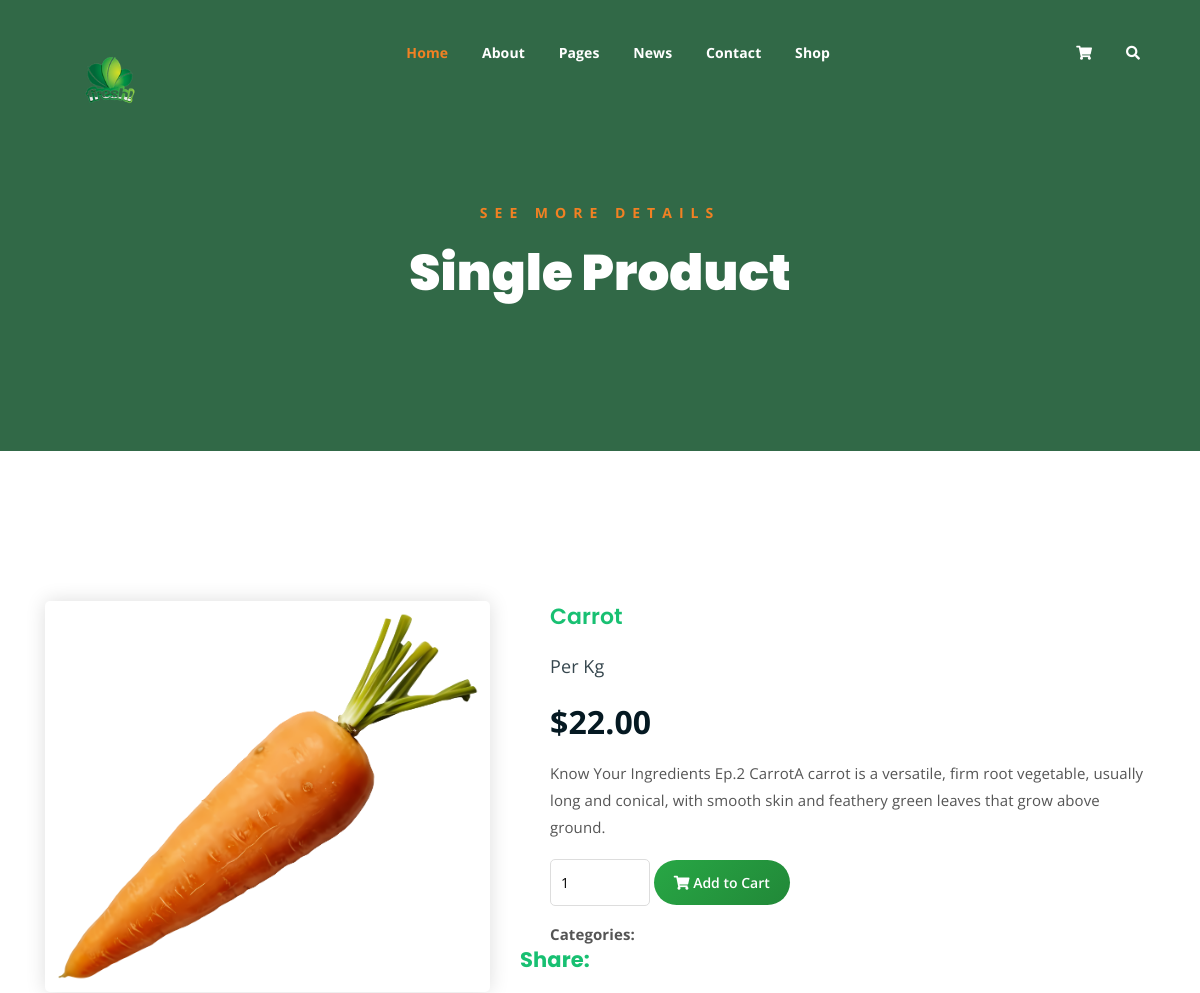
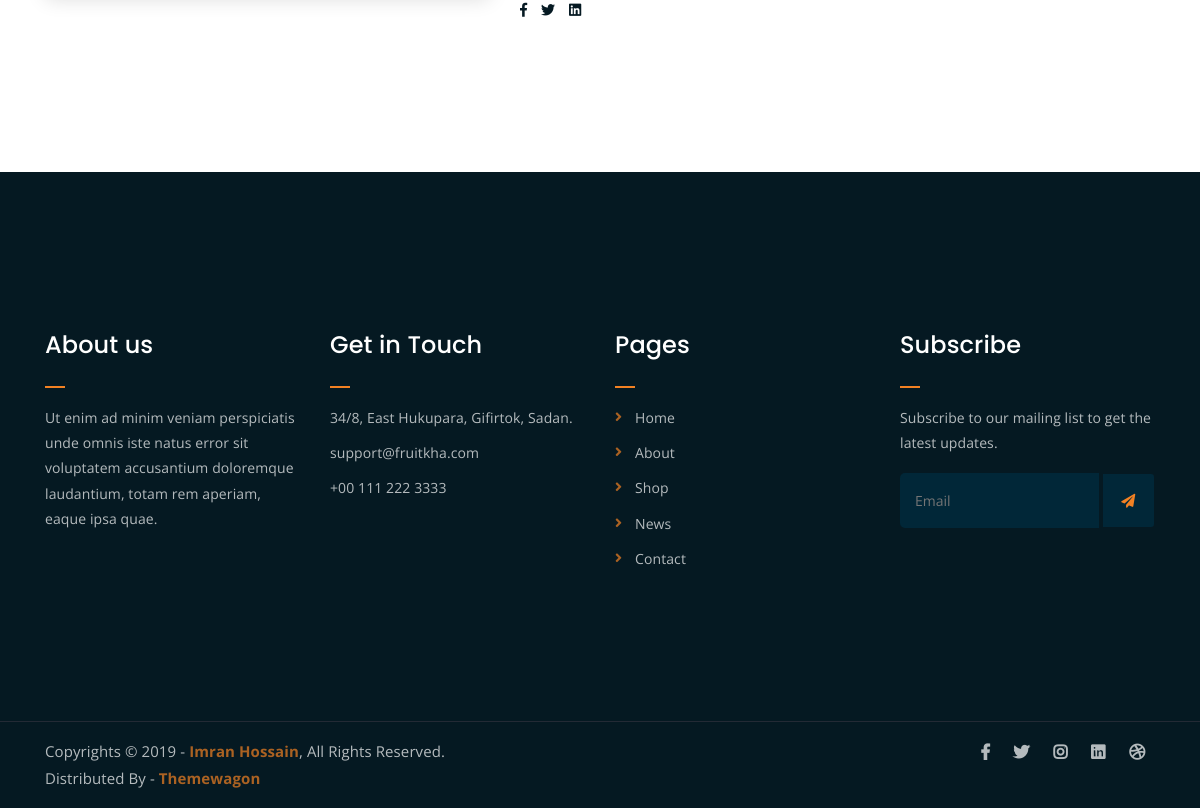
Page /singlep/5/ on the committed database (2 pictures, top to bottom).
### appnew001/models.py (models this page shows, shortened)
class Product(models.Model):
    name = models.CharField(max_length=100)
    description = models.TextField(blank=True, null=True)
    price = models.DecimalField(max_digits=10, decimal_places=2)
    image = models.ImageField(upload_to="products/")  # Pillow required
    unit = models.CharField(max_length=50, default="Per Kg")

### appnew001/views.py (the view)
# urls.py: path('singlep/<int:id>/',views.singlep,name='singlep'),
def singlep(request, id):
    product = get_object_or_404(Product, id=id)
    return render(request, "single-product.html", {"product": product})

### appnew001/templates/single-product.html (shortened to what this page needs)
{%load static%}
<!DOCTYPE html>
<html lang="en">
<head>
	<link rel="stylesheet" href="{% static 'assets/css/all.min.css' %}">
	<link rel="stylesheet" href="{%  static 'assets/bootstrap/css/bootstrap.min.css' %}">
	<link rel="stylesheet" href="{% static 'assets/css/owl.carousel.css' %}">
	<link rel="stylesheet" href="{%  static 'assets/css/magnific-popup.css' %}">
	<link rel="stylesheet" href="{%  static 'assets/css/animate.css' %}">
	<link rel="stylesheet" href="{% static 'assets/css/meanmenu.min.css' %}">
	<link rel="stylesheet" href="{% static 'assets/css/main.css' %}">
	<link rel="stylesheet" href="{% static 'assets/css/responsive.css' %}">
</head>
<body>
	<div class="top-header-area" id="sticker">
		<div class="container">
			<div class="row">
				<div class="col-lg-12 col-sm-12 text-center">
					<div class="main-menu-wrap">
						<div class="site-logo">
							<a href="{% url 'indexfun' %}">
								<img src="{% static 'assets/img/logo03.png' %}" alt="">
							</a>
						</div>
						<nav class="main-menu">
							<ul>
								<li class="current-list-item"><a href="#">Home</a>
								</li>
								<li><a href="{% url 'about' %}">About</a></li>
								<li><a href="#">Pages</a>
								</li>
								<li><a href="{% url 'news' %}">News</a>
								</li>
								<li><a href="{% url 'contact' %}">Contact</a></li>
								<li><a href="{% url 'shop' %}">Shop</a>
								</li>
								<li>
									<div class="header-icons">
										<a class="shopping-cart" href="{% url 'cart' %}"><i class="fas fa-shopping-cart"></i></a>
										<a class="mobile-hide search-bar-icon" href="#"><i class="fas fa-search"></i></a>
									</div>
								</li>
							</ul>
						</nav>
					</div>
				</div>
			</div>
		</div>
	</div>
	<div class="breadcrumb-section breadcrumb-bg">
		<div class="container">
			<div class="row">
				<div class="col-lg-8 offset-lg-2 text-center">
					<div class="breadcrumb-text">
						<p>See more Details</p>
						<h1>Single Product</h1>
					</div>
				</div>
			</div>
		</div>
	</div>
<div class="single-product mt-150 mb-150">
	<div class="container">
		<div class="row">
			<div class="col-md-5">
				<div class="single-product-img">
					<img src="{{ product.image.url }}" alt="{{ product.name }}">
				</div>
			</div>
			<div class="col-md-7">
				<div class="single-product-content">
					<h3>{{ product.name }}</h3>
					<p class="single-product-pricing"><span>Per Kg</span> ${{ product.price }}</p>
					<p>{{ product.description }}</p>
					<div class="single-product-form">
						<form action="{% url 'add_to_cart' product.id %}" method="post">
							<input type="number" name="quantity" value="1" min="1">
							<button type="submit" class="cart-btn"
	style="background: linear-gradient(135deg, #28a745, #218838);
		   color: #fff;
		   border: none;
		   padding: 10px 20px;
		   border-radius: 30px;
		   font-weight: 600;
		   cursor: pointer;
		   transition: all 0.3s ease;">
	<i class="fas fa-shopping-cart"></i> Add to Cart
</button>
						</form>
						<p><strong>Categories: </strong>{{ product.category }}</p>
					</div>
					</div>
					<h4>Share:</h4>
					<ul class="product-share">
						<li><a href=""><i class="fab fa-facebook-f"></i></a></li>
						<li><a href=""><i class="fab fa-twitter"></i></a></li>
						<li><a href=""><i class="fab fa-linkedin"></i></a></li>
					</ul>
				</div>
			</div>
		</div>
	</div>
	<div class="footer-area">
		<div class="container">
			<div class="row">
				<div class="col-lg-3 col-md-6">
					<div class="footer-box about-widget">
						<h2 class="widget-title">About us</h2>
						<p>Ut enim ad minim veniam perspiciatis unde omnis iste natus error sit voluptatem accusantium doloremque laudantium, totam rem aperiam, eaque ipsa quae.</p>
					</div>
				</div>
				<div class="col-lg-3 col-md-6">
					<div class="footer-box get-in-touch">
						<h2 class="widget-title">Get in Touch</h2>
						<ul>
							<li>34/8, East Hukupara, Gifirtok, Sadan.</li>
							<li>support@fruitkha.com</li>
							<li>+00 111 222 3333</li>
						</ul>
					</div>
				</div>
				<div class="col-lg-3 col-md-6">
					<div class="footer-box pages">
						<h2 class="widget-title">Pages</h2>
						<ul>
							<li><a href="{% url 'indexfun' %}">Home</a></li>
							<li><a href="{% url 'about' %}">About</a></li>
							<li><a href="{% url 'shop' %}">Shop</a></li>
							<li><a href="{% url 'news' %}">News</a></li>
							<li><a href="{% url 'contact' %}">Contact</a></li>
						</ul>
					</div>
				</div>
				<div class="col-lg-3 col-md-6">
					<div class="footer-box subscribe">
						<h2 class="widget-title">Subscribe</h2>
						<p>Subscribe to our mailing list to get the latest updates.</p>
						<form action="{% url 'indexfun' %}">
							<input type="email" placeholder="Email">
							<button type="submit"><i class="fas fa-paper-plane"></i></button>
						</form>
					</div>
				</div>
			</div>
		</div>
	</div>
	<div class="copyright">
		<div class="container">
			<div class="row">
				<div class="col-lg-6 col-md-12">
					<p>Copyrights &copy; 2019 - <a href="https://imransdesign.com/">Imran Hossain</a>,  All Rights Reserved.<br>
						Distributed By - <a href="https://themewagon.com/">Themewagon</a>
					</p>
				</div>
				<div class="col-lg-6 text-right col-md-12">
					<div class="social-icons">
						<ul>
							<li><a href="#" target="_blank"><i class="fab fa-facebook-f"></i></a></li>
							<li><a href="#" target="_blank"><i class="fab fa-twitter"></i></a></li>
							<li><a href="#" target="_blank"><i class="fab fa-instagram"></i></a></li>
							<li><a href="#" target="_blank"><i class="fab fa-linkedin"></i></a></li>
							<li><a href="#" target="_blank"><i class="fab fa-dribbble"></i></a></li>
						</ul>
					</div>
				</div>
			</div>
		</div>
	</div>
</body>
</html>

### rows in the picture
Product: image (picture), name "Carrot", price "22.00", description "Know Your Ingredients Ep.2 CarrotA carrot is a versatile, firm root vegetable, usually long and conical, with smooth skin and feathery green leaves that grow above ground."
